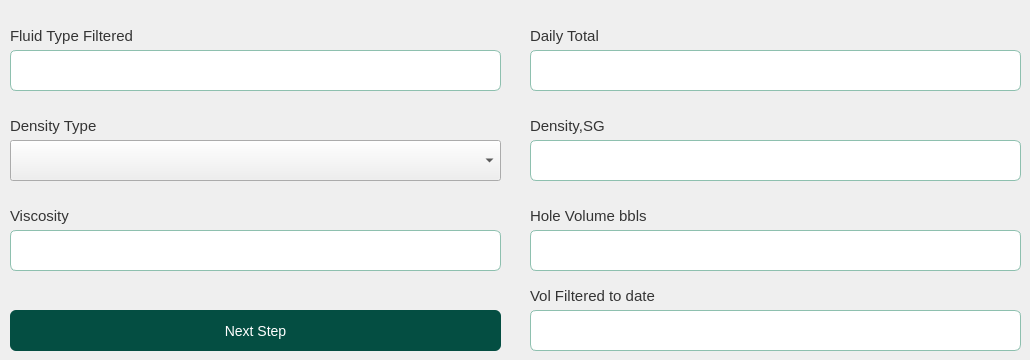
     <widget class="QWidget" name="tab_fluid_information">
      <attribute name="title">
       <string>Fluid Information</string>
      </attribute>
      <widget class="QPushButton" name="btn_next_step_fluid_information">
       <property name="geometry">
        <rect>
         <x>10</x>
         <y>310</y>
         <width>491</width>
         <height>41</height>
        </rect>
       </property>
       <property name="styleSheet">
        <string notr="true">

QPushButton#btn_next_step_fluid_information{

border:none;
background-color:#044e42;
color:white;
font-size:14px;
border-radius: 6px;
transition: background-color 0.5s ease;
padding:10px;
text-align:rigth;
}

QPushButton#btn_next_step_fluid_information:hover{
 background-color: #044e42;
border-radius: 6px;
transition: background-color 0.5s ease;
padding:10px;
}

QPushButton#btn_next_step_fluid_information:pressed {
 background-color: #044e42;
border-radius: 6px;
background-color: #033029;
padding:10px;
 }
</string>
       </property>
       <property name="text">
        <string>Next Step</string>
       </property>
       <property name="icon">
        <iconset>
         <normaloff>../../img/check-solid.svg</normaloff>../../img/check-solid.svg</iconset>
       </property>
      </widget>
      <widget class="QLabel" name="lbl_type_filtered">
       <property name="geometry">
        <rect>
         <x>10</x>
         <y>20</y>
         <width>131</width>
         <height>31</height>
        </rect>
       </property>
       <property name="font">
        <font>
         <pointsize>11</pointsize>
        </font>
       </property>
       <property name="styleSheet">
        <string notr="true">color: rgb(52, 52, 52);</string>
       </property>
       <property name="text">
        <string>Fluid Type Filtered</string>
       </property>
      </widget>
      <widget class="QLabel" name="txt_daily_total">
       <property name="geometry">
        <rect>
         <x>530</x>
         <y>20</y>
         <width>81</width>
         <height>31</height>
        </rect>
       </property>
       <property name="font">
        <font>
         <pointsize>11</pointsize>
        </font>
       </property>
       <property name="styleSheet">
        <string notr="true">color: rgb(52, 52, 52);</string>
       </property>
       <property name="text">
        <string>Daily Total</string>
       </property>
      </widget>
      <widget class="QLabel" name="lbl_density_type">
       <property name="geometry">
        <rect>
         <x>10</x>
         <y>110</y>
         <width>91</width>
         <height>31</height>
        </rect>
       </property>
       <property name="font">
        <font>
         <pointsize>11</pointsize>
        </font>
       </property>
       <property name="styleSheet">
        <string notr="true">color: rgb(52, 52, 52);</string>
       </property>
       <property name="text">
        <string>Density Type</string>
       </property>
      </widget>
      <widget class="QLabel" name="lbl_hole_volume">
       <property name="geometry">
        <rect>
         <x>530</x>
         <y>200</y>
         <width>131</width>
         <height>31</height>
        </rect>
       </property>
       <property name="font">
        <font>
         <pointsize>11</pointsize>
        </font>
       </property>
       <property name="styleSheet">
        <string notr="true">color: rgb(52, 52, 52);</string>
       </property>
       <property name="text">
        <string>Hole Volume bbls</string>
       </property>
      </widget>
      <widget class="QLineEdit" name="txt_fluid_type_filtered">
       <property name="geometry">
        <rect>
         <x>10</x>
         <y>50</y>
         <width>491</width>
         <height>41</height>
        </rect>
       </property>
       <property name="styleSheet">
        <string notr="true">QLineEdit{


background-color:#fff;
border: 1px solid #8ec0af;
border-radius: 6px
}</string>
       </property>
       <property name="placeholderText">
        <string/>
       </property>
      </widget>
      <widget class="QLineEdit" name="txt_daily_total_2">
       <property name="geometry">
        <rect>
         <x>530</x>
         <y>50</y>
         <width>491</width>
         <height>41</height>
        </rect>
       </property>
       <property name="styleSheet">
        <string notr="true">QLineEdit{


background-color:#fff;
border: 1px solid #8ec0af;
border-radius: 6px
}</string>
       </property>
       <property name="placeholderText">
        <string/>
       </property>
      </widget>
      <widget class="QComboBox" name="cbx_type_density">
       <property name="geometry">
        <rect>
         <x>10</x>
         <y>140</y>
         <width>491</width>
         <height>41</height>
        </rect>
       </property>
       <property name="styleSheet">
        <string notr="true"/>
       </property>
      </widget>
      <widget class="QLineEdit" name="txt_viscosity">
       <property name="geometry">
        <rect>
         <x>10</x>
         <y>230</y>
         <width>491</width>
         <height>41</height>
        </rect>
       </property>
       <property name="styleSheet">
        <string notr="true">QLineEdit{


background-color:#fff;
border: 1px solid #8ec0af;
border-radius: 6px
}</string>
       </property>
       <property name="placeholderText">
        <string/>
       </property>
      </widget>
      <widget class="QLabel" name="lbl_viscosity">
       <property name="geometry">
        <rect>
         <x>10</x>
         <y>200</y>
         <width>81</width>
         <height>31</height>
        </rect>
       </property>
       <property name="font">
        <font>
         <pointsize>11</pointsize>
        </font>
       </property>
       <property name="styleSheet">
        <string notr="true">color: rgb(52, 52, 52);</string>
       </property>
       <property name="text">
        <string>Viscosity</string>
       </property>
      </widget>
      <widget class="QLineEdit" name="txt_type_density">
       <property name="geometry">
        <rect>
         <x>530</x>
         <y>140</y>
         <width>491</width>
         <height>41</height>
        </rect>
       </property>
       <property name="styleSheet">
        <string notr="true">QLineEdit{


background-color:#fff;
border: 1px solid #8ec0af;
border-radius: 6px
}</string>
       </property>
       <property name="placeholderText">
        <string/>
       </property>
      </widget>
      <widget class="QLabel" name="lbl_density">
       <property name="geometry">
        <rect>
         <x>530</x>
         <y>110</y>
         <width>81</width>
         <height>31</height>
        </rect>
       </property>
       <property name="font">
        <font>
         <pointsize>11</pointsize>
        </font>
       </property>
       <property name="styleSheet">
        <string notr="true">color: rgb(52, 52, 52);</string>
       </property>
       <property name="text">
        <string>Density,SG</string>
       </property>
      </widget>
      <widget class="QLineEdit" name="txt_hole_volume_bbls">
       <property name="geometry">
        <rect>
         <x>530</x>
         <y>230</y>
         <width>491</width>
         <height>41</height>
        </rect>
       </property>
       <property name="styleSheet">
        <string notr="true">QLineEdit{


background-color:#fff;
border: 1px solid #8ec0af;
border-radius: 6px
}</string>
       </property>
       <property name="placeholderText">
        <string/>
       </property>
      </widget>
      <widget class="QLabel" name="lbl_vol_filtered_date">
       <property name="geometry">
        <rect>
         <x>530</x>
         <y>280</y>
         <width>131</width>
         <height>31</height>
        </rect>
       </property>
       <property name="font">
        <font>
         <pointsize>11</pointsize>
        </font>
       </property>
       <property name="styleSheet">
        <string notr="true">color: rgb(52, 52, 52);</string>
       </property>
       <property name="text">
        <string>Vol Filtered to date</string>
       </property>
      </widget>
      <widget class="QLineEdit" name="txt_vol_filtered_date">
       <property name="geometry">
        <rect>
         <x>530</x>
         <y>310</y>
         <width>491</width>
         <height>41</height>
        </rect>
       </property>
       <property name="styleSheet">
        <string notr="true">QLineEdit{


background-color:#fff;
border: 1px solid #8ec0af;
border-radius: 6px
}</string>
       </property>
       <property name="placeholderText">
        <string/>
       </property>
      </widget>
      <zorder>lbl_density</zorder>
      <zorder>lbl_viscosity</zorder>
      <zorder>txt_daily_total</zorder>
      <zorder>lbl_type_filtered</zorder>
      <zorder>btn_next_step_fluid_information</zorder>
      <zorder>lbl_density_type</zorder>
      <zorder>lbl_hole_volume</zorder>
      <zorder>txt_fluid_type_filtered</zorder>
      <zorder>txt_daily_total_2</zorder>
      <zorder>cbx_type_density</zorder>
      <zorder>txt_viscosity</zorder>
      <zorder>txt_type_density</zorder>
      <zorder>txt_hole_volume_bbls</zorder>
      <zorder>lbl_vol_filtered_date</zorder>
      <zorder>txt_vol_filtered_date</zorder>
     </widget>
